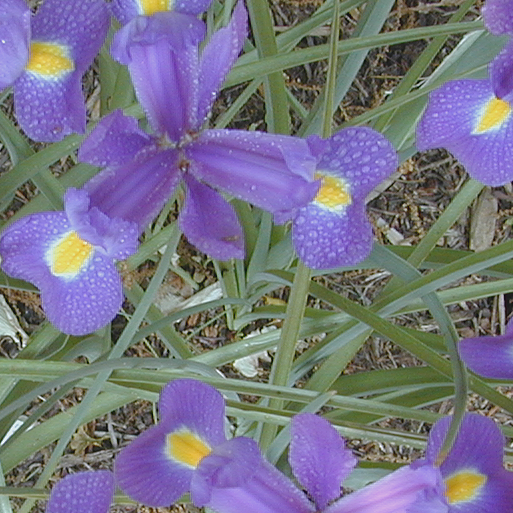
%> input picture 数字图像处理实验/Lab5/IMAGES/top_ left_flower.tif, 513 x 513 px
$ octave p5a4.m   (GNU Octave 9; MATLAB toolbox functions it lacks are replaced by stand-ins)
%> lines starting %> are read from the running program, lines starting %| are printed output that depends on the picture
clc;clear;close all;
image1 = imread('top_ left_flower.tif');
%> image1 is the input picture: size 513x513x3 uint8; mean R, G, B 119.4, 116.7, 134.7
image1 = im2double(image1);
%> image1: size 513x513x3 double
r1 = image1(:,:,1);
r2 = image1(:,:,2);
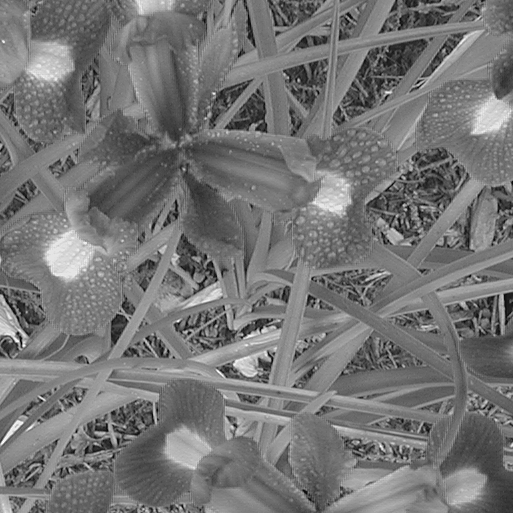
%> r2: size 513x513 double; min 0, max 0.992, mean 0.457
r3 = image1(:,:,3);
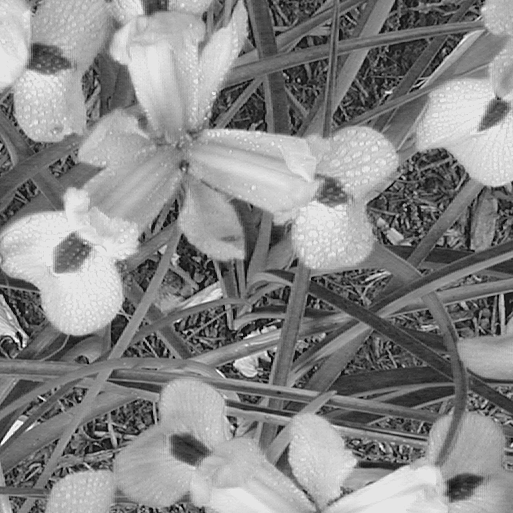
%> r3: size 513x513 double; min 0, max 1, mean 0.528
image2 = (r1+r2+r3)/3;
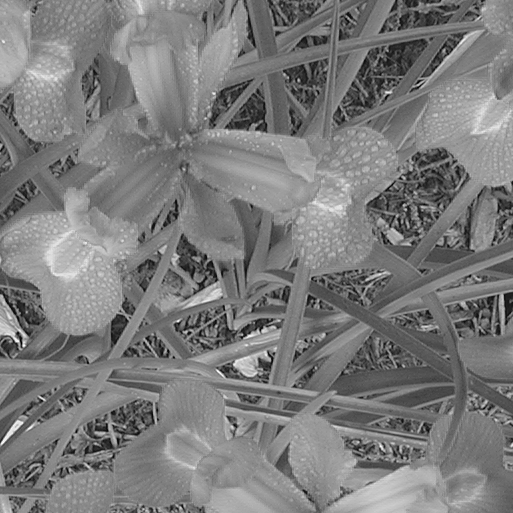
%> image2: size 513x513 double; min 0, max 0.986, mean 0.485
% subplot(1,2,1);
% imshow(image1);
% title('colorful image');
subplot(1,2,1);
imshow(image2);
title('gray image');
subplot(1,2,2);
r1_pro = 0.05;
r2_pro = 0.9;
r3_pro = 0.05;
image3 = r1_pro*r1 + r2_pro*r2 + r3_pro*r3;
imshow(image3)
title(['Adjust the proportion ',num2str(r1_pro),'+',num2str(r2_pro),'+',num2str(r3_pro)]);
figure;
image4 = image2 - image3;
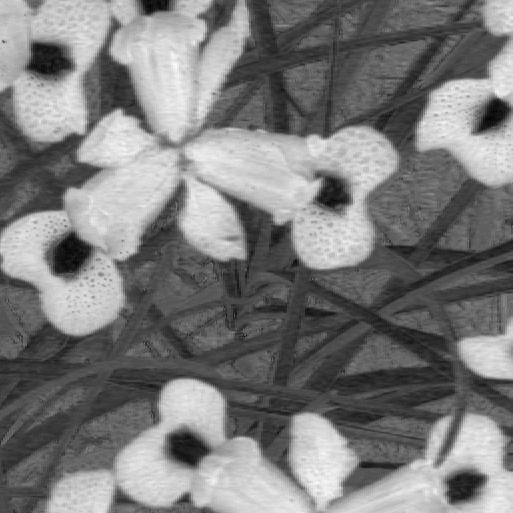
%> image4: size 513x513 double; min -0.131, max 0.186, mean 0.0231; drawn with min black and max white
imshow(image4);
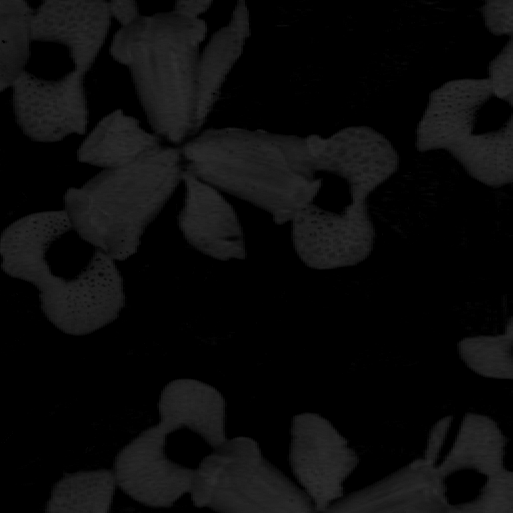
%> displayed picture: size 513x513, on the screen's scale of 0 to 255; min 0, max 47, mean 11.6
image5 = 1 - image4;
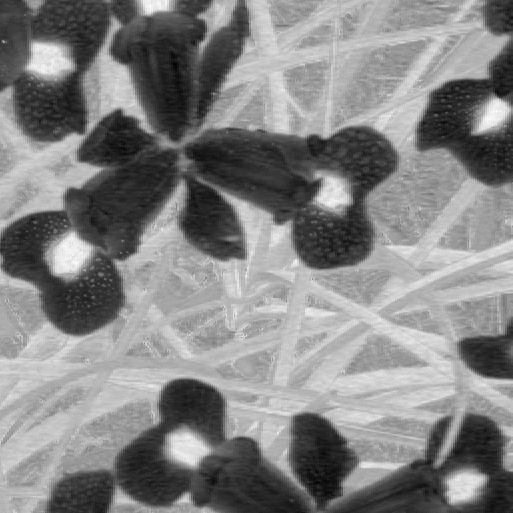
%> image5: size 513x513 double; min 0.814, max 1.13, mean 0.977; drawn with min black and max white
title('difference between two image')
figure;
imshow(image5);
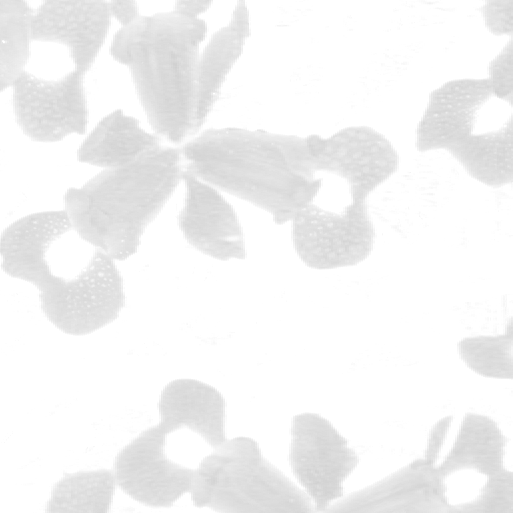
%> displayed picture: size 513x513, on the screen's scale of 0 to 255; min 208, max 255, mean 243.4
title('negative difference between two image')

$ run again, with 数字图像处理实验/Lab5/IMAGES/Fig_strawberries.tif copied over 数字图像处理实验/Lab5/IMAGES/top_ left_flower.tif
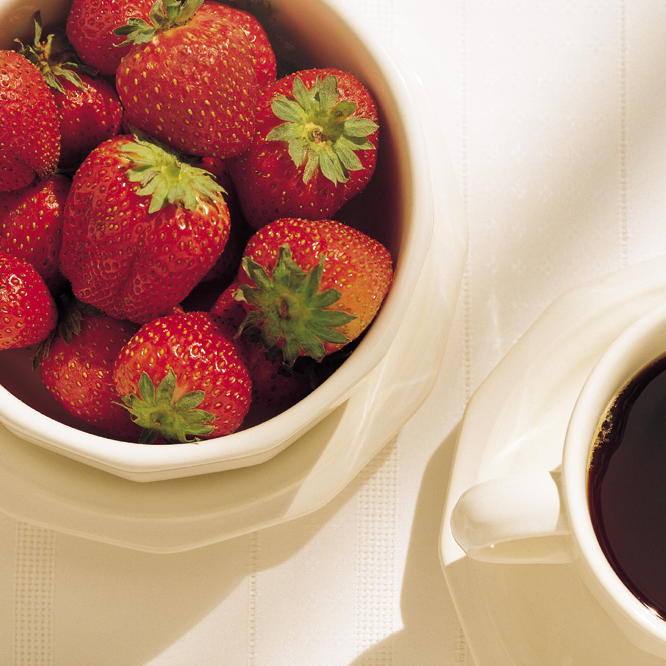
%> input picture 数字图像处理实验/Lab5/IMAGES/Fig_strawberries.tif, 666 x 666 px
%> image1 is the input picture: size 666x666x3 uint8; mean R, G, B 186.3, 145.9, 126.5
%> image1: size 666x666x3 double
%> `image5 = 1 - image4;`:
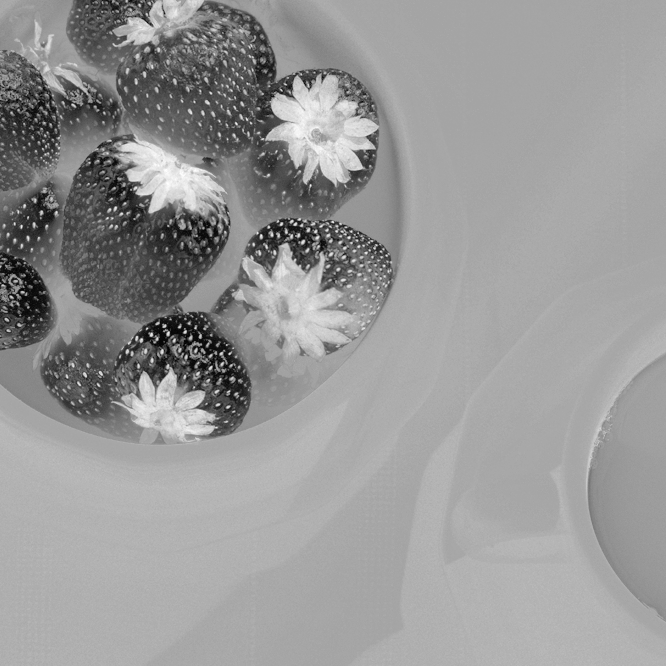
%> image5: size 666x666 double; min 0.721, max 1.15, mean 0.977; drawn with min black and max white
%> `imshow(image5);`:
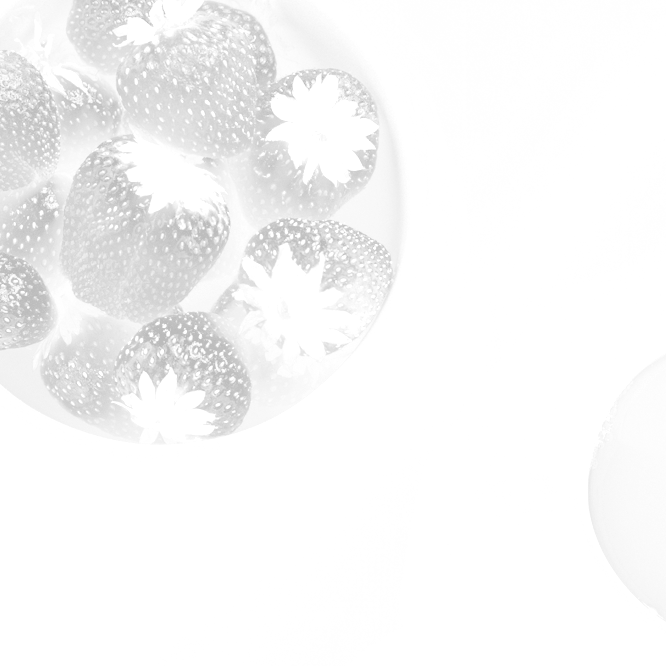
%> displayed picture: size 666x666, on the screen's scale of 0 to 255; min 184, max 255, mean 246.7
